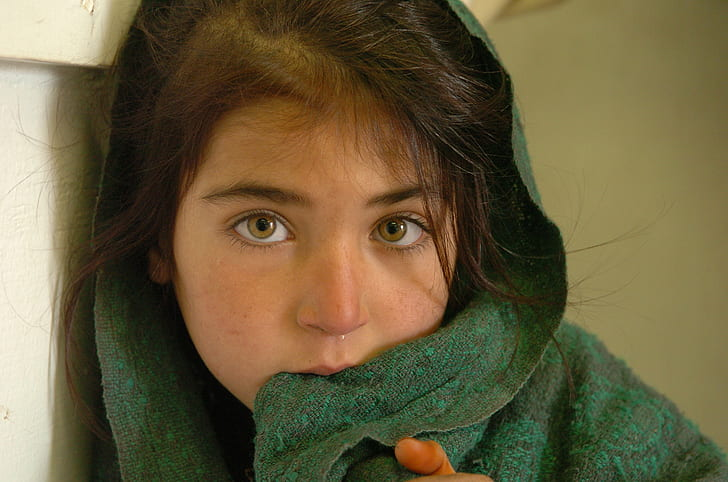
#> input picture HW2/afghan-children-little-girl-brunette-wallpaper-preview.jpg, 728 x 482 px
$ jupyter execute SML_Work2_411278013.ipynb
#> lines starting #> are read from the running program, lines starting #| are printed output that depends on the picture
<hr>

#### <strong>第二次作品：影像資料的壓縮與重建實驗</strong>

學號：411278013

姓名：雷又嘉

<hr>

 **<font color=darkgoldenrod>作品目標</font>**：

本作品以黑白影像為資料矩陣，運用 SVD 進行矩陣分解，以達成影像檔案壓縮之目的。

1. 首先分別以 PCA 與 SVD 對單張影像矩陣進行分解，並比較 PCA 主成分與 SVD 奇異成分（rank‑𝑞
 approximation）在不同成分數量下的重建效果，藉此觀察：

   - 成分保留比例（或即壓縮倍數）與重建影像品質之間的關係，
   - PCA 與 SVD 對影像壓縮與重建之異同。
 1. 接著將影像矩陣以 patch 方式切割並重新排列後，再進行 SVD 分解與奇異成分選取，以探討此類前處理是否能提升壓縮品質，並檢驗壓縮效果是否與 patch 大小相關。最後，本文將比較多張影像在不同 patch 大小與壓縮倍數下的壓縮品質表現。
 1. 以 AT&T faces 的影像矩陣為例（共 40 人，每人 10 張），對該矩陣（即 400 張人臉同時）進行 SVD rank‑𝑞 近似。觀察在不同 𝑞 值下的重建人臉品質並與原圖比較，作為將來進行人臉辨識時選擇特徵向量的依據。

<hr>

**<font color=darkgoldenrod>預先載入套件與函數：</font>**

[cell 1]
import numpy as np
import pandas as pd
import scipy.stats as stats
from skimage import io  # 使用 skimage 載入圖片
from numpy.linalg import svd
import matplotlib.pyplot as plt
import matplotlib.image as mpimg
from sklearn.decomposition import TruncatedSVD, PCA

<hr>

**<font color=darkgoldenrod>1：PCA 與 SVD 運用於影像壓縮與重建的差異</font>**

任選一張合適的影像，分別以 PCA 與 SVD 進行壓縮與重建（即 取 𝑞 個主成分與 rank‑𝑞 approximation）。透過比較兩者重建後的影像結果，驗證這兩種方法在相同 𝑞 值下是否能產生一致的重建效果，並以此間接說明 PCA 與 SVD 在影像重建上的理論基礎實際上是等價的。

**<font color=#003366>理論背景說明</font>**

**1. 奇異值分解 (Singular Value Decomposition, SVD)**

對於一個 $m \times n$ 的影像矩陣 $A$，SVD 將其分解為三個矩陣的乘積：
$$A = U \Sigma V^T$$
其中：
* $U$ ($m \times m$) 與 $V^T$ ($n \times n$) 為正交矩陣，代表影像的基底向量。
* $\Sigma$ ($m \times n$) 為對角矩陣，其對角元素 $\sigma_i$ 稱為**奇異值**，代表各個成分的權重（重要性）。

**影像重建：** 取前 $q$ 個較大的奇異值及其對應向量進行近似，即可達成壓縮：
$$A_q = \sum_{i=1}^{q} \sigma_i u_i v_i^T$$

**2. 主成分分析 (Principal Component Analysis, PCA)**

PCA 透過找出資料變異量最大的方向來進行降維。在影像處理中，通常將影像的列 (rows) 視為樣本，行 (columns) 視為特徵。

* **資料中心化**：首先將影像矩陣減去均值得到 $X = A - \bar{A}$。
* **$W_q$ 的來源 (特徵向量矩陣)**：
  計算共變異矩陣 $C = \frac{1}{n-1} X^T X$。對 $C$ 進行特徵值分解，取前 $q$ 個最大特徵值所對應的特徵向量作為行向量，構成權重矩陣 $W_q$。這些特徵向量即為**主成分 (Principal Components)**。
* **$Z_q$ 的來源 (得分矩陣)**：
  將中心化後的影像投影到主成分空間中，得到得分矩陣 $Z_q$：
  $$Z_q = X W_q$$
  這代表原始資料在降維後的空間座標。
* **影像重建**：將得分矩陣投影回原始空間並加回均值：
  $$\hat{X} = Z_q W_q^T + \bar{A}$$

**3. 數值差異衡量：Frobenius Norm**

為了量化 SVD 重建影像 ($A_q$) 與 PCA 重建影像 ($\hat{X}$) 之間的一致性，我們計算兩矩陣相減後的 **Frobenius Norm**。其定義為矩陣中所有元素平方和的平方根：
$$\|M\|_F = \sqrt{\sum_{i=1}^{m} \sum_{j=1}^{n} |m_{ij}|^2}$$
當該數值接近於 0（或達到運算精度的極限）時，即可在實驗數據上支持兩者理論等價的論點。

**<font color=#003366>實驗步驟</font>**

1. **影像預處理**：使用 `skimage.io` 讀取影像檔，並將其轉換為灰階矩陣 $A$。
2. **多階段 $q$ 值設定**：設定 $q \in \{10, 30, 60, 100, 150\}$ 以觀察影像從高度壓縮到細節還原的過程。
3. **重建運算**：
   * **SVD**：使用 `numpy.linalg.svd` 進行矩陣近似重建。
   * **PCA**：不使用現成套件，手動執行中心化、共變異矩陣分解、得分投影與均值回填，以嚴格遵循理論模型。
4. **結果分析**：並排呈現重建影像，並計算 SVD 與 PCA 在數值上的差異 (Frobenius Norm) 以驗證等價性。
<hr>

[cell 2]
# 1. 影像預處理
img_path = 'afghan-children-little-girl-brunette-wallpaper-preview.jpg'
A = io.imread(img_path, as_gray=True)
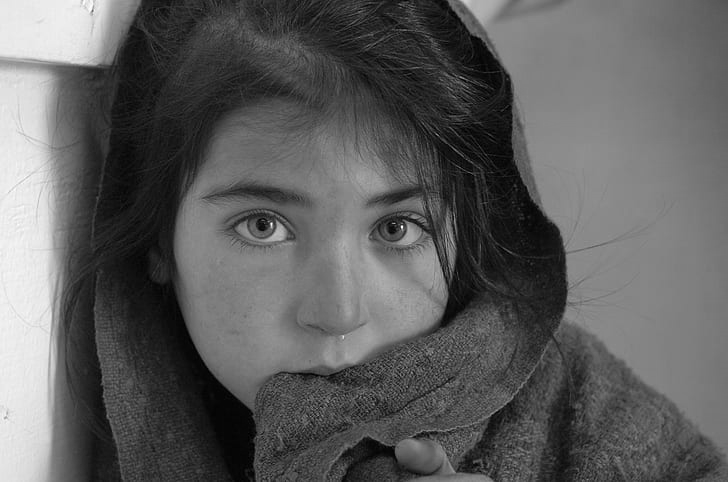
#> A: shape (482, 728) float64; min 0.000833, max 0.997, mean 0.369

def svd_reconstruction(A, q):
    """SVD 重建：Rank-q 近似"""
    U, s, Vt = np.linalg.svd(A, full_matrices=False)
    A_q = U[:, :q] @ np.diag(s[:q]) @ Vt[:q, :]
    return A_q

def pca_reconstruction(A, q):
    """PCA 重建：手動計算以對應理論公式"""
    # (1) 中心化
    mean_A = np.mean(A, axis=0)
    X = A - mean_A

    # (2) 計算共變異矩陣
    C = np.cov(X, rowvar=False)

    # (3) 特徵值分解與排序，取得主成分 W_q
    eigenvalues, eigenvectors = np.linalg.eigh(C)
    idx = np.argsort(eigenvalues)[::-1]
    W_q = eigenvectors[:, idx[:q]]

    # (4) 投影得到得分矩陣 Z_q = X * W_q
    Z_q = X @ W_q

    # (5) 影像重建 hat_X = Z_q * W_q.T + mean_A
    X_hat = (Z_q @ W_q.T) + mean_A
    return X_hat

# 設定指定的 q 值序列
q_list = [10, 30, 60, 100, 150]

# 繪圖設定
fig, axes = plt.subplots(len(q_list), 3, figsize=(15, 4 * len(q_list)))

print(f"{'q值':>5} | {'SVD vs PCA 差異 (Frobenius Norm)':<30}")
print("-" * 45)

for i, q in enumerate(q_list):
    A_svd = svd_reconstruction(A, q)
    A_pca = pca_reconstruction(A, q)

    # 原始影像 (左側)
    axes[i, 0].imshow(A, cmap='gray')
    axes[i, 0].set_title(f"Original Image")
    axes[i, 0].axis('off')

    # SVD 重建 (中間)
    axes[i, 1].imshow(A_svd, cmap='gray')
    axes[i, 1].set_title(f"SVD (q={q})")
    axes[i, 1].axis('off')

    # PCA 重建 (右側)
    axes[i, 2].imshow(A_pca, cmap='gray')
    axes[i, 2].set_title(f"PCA (q={q})")
    axes[i, 2].axis('off')

    # 計算數值差異
    diff = np.linalg.norm(A_svd - A_pca)
    print(f"{q:5d} | {diff:.2e}")
#> this loop made 5 passes
#> diff on passes 1 to 5: 8.43, 3.3, 2.2, 1.51, 1
#|    10 | 8.43e+00
#|    30 | 3.30e+00
#|    60 | 2.20e+00
#|   100 | 1.51e+00
#|   150 | 1.00e+00
#> pass 1, in svd_reconstruction, `U, s, Vt = np.linalg.svd(A, full_matrices=False)`:
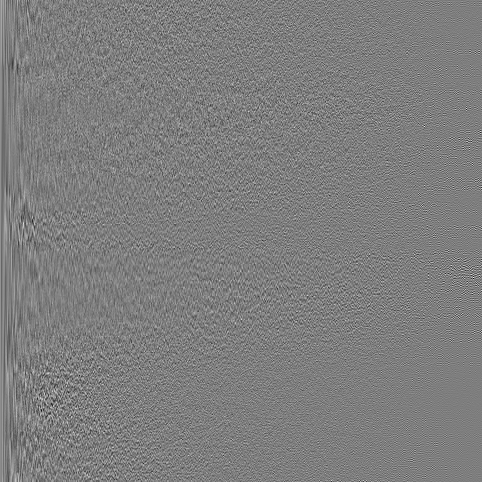
#> U: shape (482, 482) float64; min -0.326, max 0.332, mean 9.67e-05; drawn with min black and max white
#> pass 1, in svd_reconstruction, `U, s, Vt = np.linalg.svd(A, full_matrices=False)`:
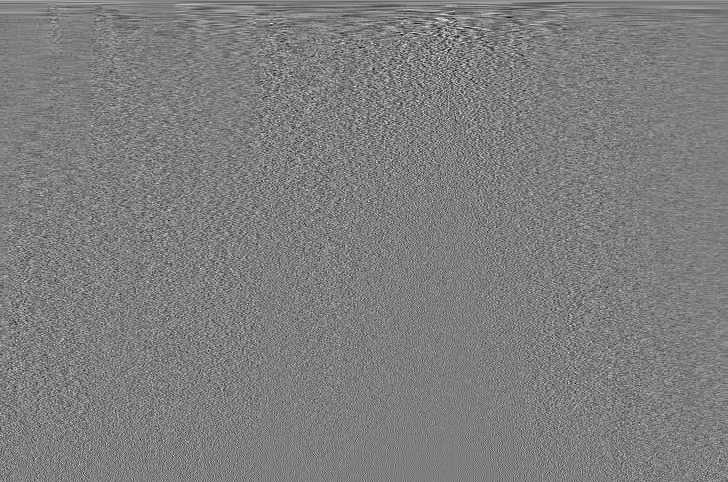
#> Vt: shape (482, 728) float64; min -0.233, max 0.236, mean 3.29e-05; drawn with min black and max white
#> pass 1, in svd_reconstruction, `A_q = U[:, :q] @ np.diag(s[:q]) @ Vt[:q, :]`:
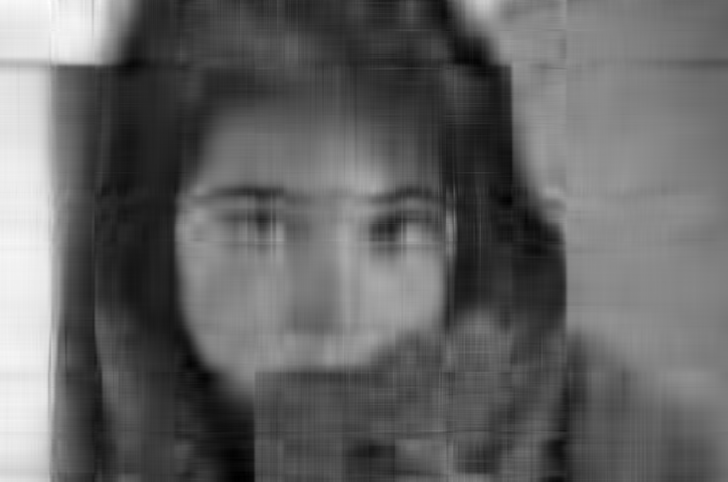
#> A_q: shape (482, 728) float64; min -0.0361, max 0.992, mean 0.369; drawn with min black and max white
#> pass 1, in pca_reconstruction, `X = A - mean_A`:
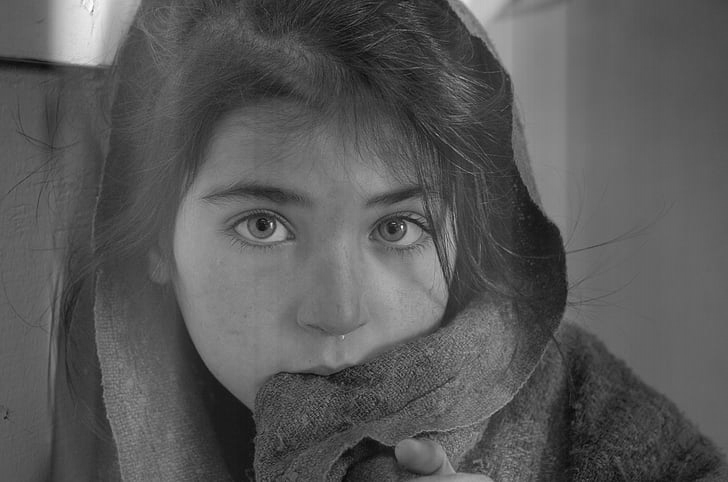
#> X: shape (482, 728) float64; min -0.402, max 0.749, mean -9.07e-18; drawn with min black and max white

plt.tight_layout()
plt.show()
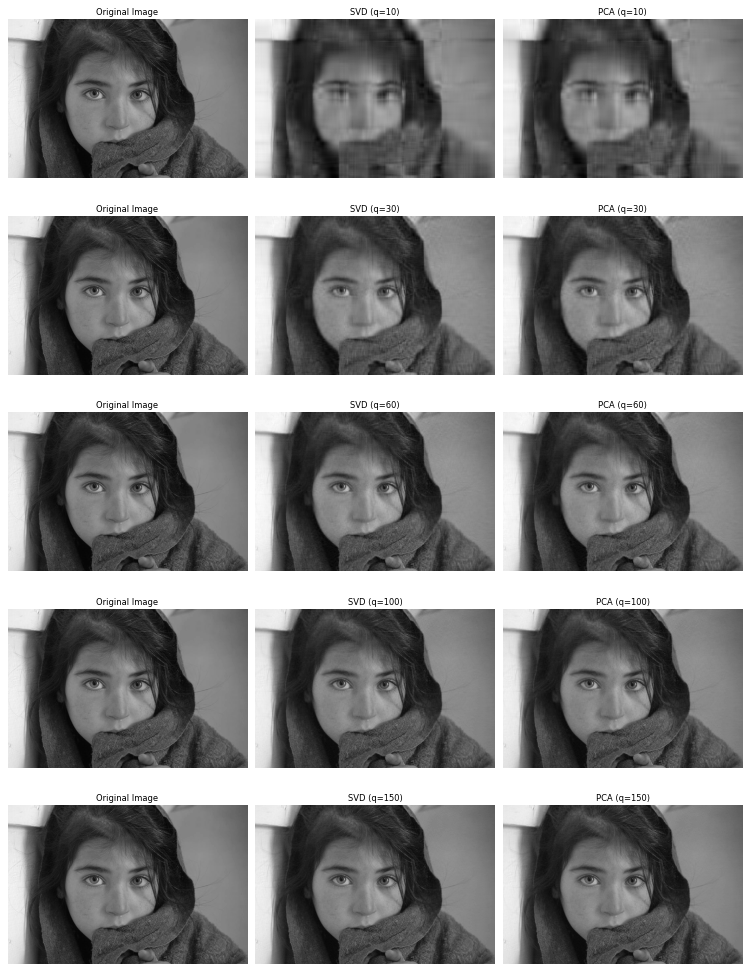
#> figure drawn by matplotlib, 15 panels
